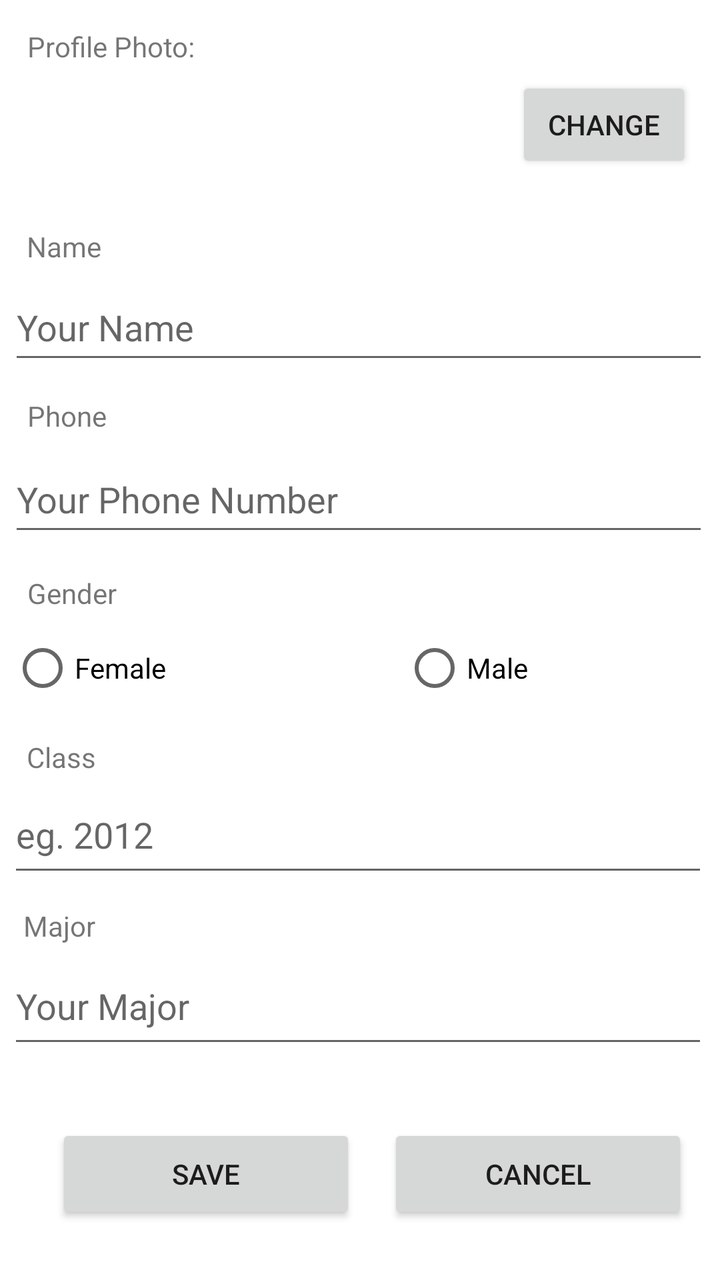
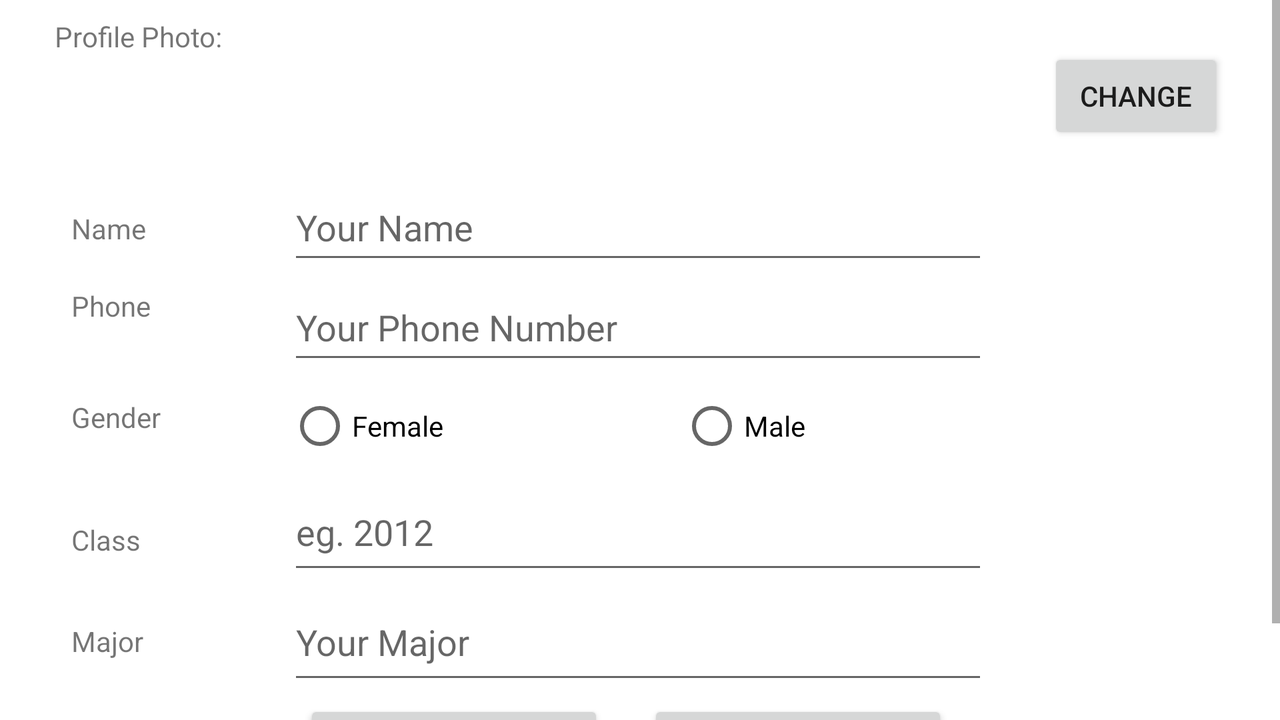

First picture: res/layout/ on a phone held upright. Second picture: the repository's own variant of that layout, on a device whose configuration matches the variant's folder. Source for both follows.
<!-- AndroidManifest.xml: application theme Theme.myruns5 -->
<!-- res/layout/activity_user_profile.xml -->
<?xml version="1.0" encoding="utf-8"?>
<androidx.constraintlayout.widget.ConstraintLayout xmlns:android="http://schemas.android.com/apk/res/android"
    xmlns:app="http://schemas.android.com/apk/res-auto"
    xmlns:tools="http://schemas.android.com/tools"
    android:layout_width="match_parent"
    android:layout_height="match_parent"
    tools:context=".UserProfileActivity">

    <ImageView
        android:id="@+id/profileImgView"
        android:layout_width="73dp"
        android:layout_height="73dp"
        app:layout_constraintBottom_toBottomOf="parent"
        app:layout_constraintEnd_toEndOf="parent"
        app:layout_constraintHorizontal_bias="0.487"
        app:layout_constraintStart_toStartOf="parent"
        app:layout_constraintTop_toTopOf="parent"
        app:layout_constraintVertical_bias="0.053" />

    <TextView
        android:id="@+id/profilePhotoTextView"
        android:layout_width="wrap_content"
        android:layout_height="wrap_content"
        android:text="@string/profile_photo"
        app:layout_constraintBottom_toBottomOf="parent"
        app:layout_constraintEnd_toEndOf="parent"
        app:layout_constraintHorizontal_bias="0.049"
        app:layout_constraintStart_toStartOf="parent"
        app:layout_constraintTop_toTopOf="parent"
        app:layout_constraintVertical_bias="0.022" />

    <TextView
        android:id="@+id/nameTextView"
        android:layout_width="67dp"
        android:layout_height="19dp"
        android:text="@string/name_text_view"
        app:layout_constraintBottom_toBottomOf="parent"
        app:layout_constraintEnd_toEndOf="parent"
        app:layout_constraintHorizontal_bias="0.046"
        app:layout_constraintStart_toStartOf="parent"
        app:layout_constraintTop_toTopOf="parent"
        app:layout_constraintVertical_bias="0.183" />

    <TextView
        android:id="@+id/phoneTextView"
        android:layout_width="65dp"
        android:layout_height="18dp"
        android:text="@string/phone"
        app:layout_constraintBottom_toBottomOf="parent"
        app:layout_constraintEnd_toEndOf="parent"
        app:layout_constraintHorizontal_bias="0.046"
        app:layout_constraintStart_toStartOf="parent"
        app:layout_constraintTop_toTopOf="parent"
        app:layout_constraintVertical_bias="0.319" />

    <TextView
        android:id="@+id/genderTextView"
        android:layout_width="wrap_content"
        android:layout_height="wrap_content"
        android:text="@string/gender"
        app:layout_constraintBottom_toBottomOf="parent"
        app:layout_constraintEnd_toEndOf="parent"
        app:layout_constraintHorizontal_bias="0.043"
        app:layout_constraintStart_toStartOf="parent"
        app:layout_constraintTop_toTopOf="parent"
        app:layout_constraintVertical_bias="0.462" />

    <TextView
        android:id="@+id/classTextView"
        android:layout_width="67dp"
        android:layout_height="19dp"
        android:text="@string/class_text"
        app:layout_constraintBottom_toBottomOf="parent"
        app:layout_constraintEnd_toEndOf="parent"
        app:layout_constraintHorizontal_bias="0.046"
        app:layout_constraintStart_toStartOf="parent"
        app:layout_constraintTop_toTopOf="parent"
        app:layout_constraintVertical_bias="0.594" />

    <TextView
        android:id="@+id/majorTextView"
        android:layout_width="65dp"
        android:layout_height="18dp"
        android:text="@string/major"
        app:layout_constraintBottom_toBottomOf="parent"
        app:layout_constraintEnd_toEndOf="parent"
        app:layout_constraintHorizontal_bias="0.04"
        app:layout_constraintStart_toStartOf="parent"
        app:layout_constraintTop_toTopOf="parent"
        app:layout_constraintVertical_bias="0.729" />

    <EditText
        android:id="@+id/nameEditText"
        android:layout_width="350dp"
        android:layout_height="50dp"
        android:ems="10"
        android:hint="@string/your_name"
        android:inputType="textPersonName"
        app:layout_constraintBottom_toBottomOf="parent"
        app:layout_constraintEnd_toEndOf="parent"
        app:layout_constraintHorizontal_bias="0.444"
        app:layout_constraintStart_toStartOf="parent"
        app:layout_constraintTop_toTopOf="parent"
        app:layout_constraintVertical_bias="0.232" />

    <EditText
        android:id="@+id/phoneEditText"
        android:layout_width="350dp"
        android:layout_height="50dp"
        android:ems="10"
        android:hint="@string/your_phone_number"
        android:inputType="number"
        app:layout_constraintBottom_toBottomOf="parent"
        app:layout_constraintEnd_toEndOf="parent"
        app:layout_constraintHorizontal_bias="0.444"
        app:layout_constraintStart_toStartOf="parent"
        app:layout_constraintTop_toTopOf="parent"
        app:layout_constraintVertical_bias="0.378" />

    <EditText
        android:id="@+id/classEditText"
        android:layout_width="350dp"
        android:layout_height="55dp"
        android:ems="10"
        android:hint="eg. 2012"
        android:inputType="number"
        app:layout_constraintBottom_toBottomOf="parent"
        app:layout_constraintEnd_toEndOf="parent"
        app:layout_constraintHorizontal_bias="0.388"
        app:layout_constraintStart_toStartOf="parent"
        app:layout_constraintTop_toTopOf="parent"
        app:layout_constraintVertical_bias="0.664" />

    <EditText
        android:id="@+id/majorEditText"
        android:layout_width="350dp"
        android:layout_height="55dp"
        android:ems="10"
        android:hint="Your Major"
        app:layout_constraintBottom_toBottomOf="parent"
        app:layout_constraintEnd_toEndOf="parent"
        app:layout_constraintHorizontal_bias="0.388"
        app:layout_constraintStart_toStartOf="parent"
        app:layout_constraintTop_toTopOf="parent"
        app:layout_constraintVertical_bias="0.81" />

    <RadioGroup
        android:id="@+id/radioGroup2"
        android:layout_width="350dp"
        android:layout_height="50dp"
        android:orientation="horizontal"
        app:layout_constraintBottom_toBottomOf="parent"
        app:layout_constraintEnd_toEndOf="parent"
        app:layout_constraintHorizontal_bias="0.518"
        app:layout_constraintStart_toStartOf="parent"
        app:layout_constraintTop_toTopOf="parent"
        app:layout_constraintVertical_bias="0.522">

        <RadioButton
            android:id="@+id/femaleButton"
            android:layout_width="196dp"
            android:layout_height="52dp"
            android:checked="false"
            android:text="@string/female"
            app:layout_constraintBottom_toBottomOf="parent"
            app:layout_constraintEnd_toEndOf="parent"
            app:layout_constraintHorizontal_bias="0.049"
            app:layout_constraintStart_toStartOf="parent"
            app:layout_constraintTop_toTopOf="parent"
            app:layout_constraintVertical_bias="0.545" />

        <RadioButton
            android:id="@+id/maleButton"
            android:layout_width="188dp"
            android:layout_height="52dp"
            android:text="@string/male"
            app:layout_constraintBottom_toBottomOf="parent"
            app:layout_constraintEnd_toEndOf="parent"
            app:layout_constraintHorizontal_bias="0.729"
            app:layout_constraintStart_toStartOf="parent"
            app:layout_constraintTop_toTopOf="parent"
            app:layout_constraintVertical_bias="0.547" />

    </RadioGroup>

    <Button
        android:id="@+id/changeButton"
        android:layout_width="wrap_content"
        android:layout_height="wrap_content"
        android:text="@string/change_button"
        android:onClick="onChangeButtonClick"
        app:layout_constraintBottom_toBottomOf="parent"
        app:layout_constraintEnd_toEndOf="parent"
        app:layout_constraintHorizontal_bias="0.949"
        app:layout_constraintStart_toStartOf="parent"
        app:layout_constraintTop_toTopOf="parent"
        app:layout_constraintVertical_bias="0.065" />

    <Button
        android:id="@+id/saveButton"
        android:layout_width="150dp"
        android:layout_height="50dp"
        android:layout_marginStart="28dp"
        android:layout_marginBottom="28dp"
        android:onClick="onSaveButtonClick"
        android:text="@string/save"
        app:layout_constraintBottom_toBottomOf="parent"
        app:layout_constraintStart_toStartOf="parent" />

    <Button
        android:id="@+id/cancelButton"
        android:layout_width="150dp"
        android:layout_height="50dp"
        android:layout_marginEnd="16dp"
        android:layout_marginBottom="28dp"
        android:onClick="onCancelButtonClick"
        android:text="@string/cancel"
        app:layout_constraintBottom_toBottomOf="parent"
        app:layout_constraintEnd_toEndOf="parent" />



</androidx.constraintlayout.widget.ConstraintLayout>
<!-- resources referenced by this layout -->
<resources>
  <string name="cancel">CANCEL</string>
  <string name="change_button">Change</string>
  <string name="class_text">Class</string>
  <string name="female">Female</string>
  <string name="gender">Gender</string>
  <string name="major">Major</string>
  <string name="male">Male</string>
  <string name="name_text_view">Name</string>
  <string name="phone">Phone</string>
  <string name="profile_photo">Profile Photo:</string>
  <string name="save">SAVE</string>
  <string name="your_name">Your Name</string>
  <string name="your_phone_number">Your Phone Number</string>
  <style name="Theme.myruns5" parent="Theme.MaterialComponents.DayNight.DarkActionBar">
          
          <item name="colorPrimary">@color/purple_500</item>
          <item name="colorPrimaryVariant">@color/purple_700</item>
          <item name="colorOnPrimary">@color/white</item>
          
          <item name="colorSecondary">@color/teal_200</item>
          <item name="colorSecondaryVariant">@color/teal_700</item>
          <item name="colorOnSecondary">@color/black</item>
          
          <item name="android:statusBarColor" tools:targetApi="l">?attr/colorPrimaryVariant</item>
          
      </style>
</resources>
<!-- res/layout-land/activity_user_profile.xml (the author's variant of the layout above) -->
<!-- drawn on the phone turned sideways -->
<?xml version="1.0" encoding="utf-8"?>
<ScrollView xmlns:android="http://schemas.android.com/apk/res/android"
    xmlns:app="http://schemas.android.com/apk/res-auto"
    xmlns:tools="http://schemas.android.com/tools"
    android:layout_width="match_parent"
    android:layout_height="match_parent"
    android:fillViewport="true">
    <androidx.constraintlayout.widget.ConstraintLayout
        android:layout_width="match_parent"
        android:layout_height="wrap_content"
        tools:context=".UserProfileActivity">

        <TextView
            android:id="@+id/profilePhotoTextView"
            android:layout_width="wrap_content"
            android:layout_height="wrap_content"
            android:text="@string/profile_photo"
            app:layout_constraintBottom_toBottomOf="parent"
            app:layout_constraintEnd_toEndOf="parent"
            app:layout_constraintHorizontal_bias="0.049"
            app:layout_constraintStart_toStartOf="parent"
            app:layout_constraintTop_toTopOf="parent"
            app:layout_constraintVertical_bias="0.022" />

        <TextView
            android:id="@+id/nameTextView"
            android:layout_width="67dp"
            android:layout_height="19dp"
            android:text="@string/name_text_view"
            app:layout_constraintBottom_toBottomOf="parent"
            app:layout_constraintEnd_toEndOf="parent"
            app:layout_constraintHorizontal_bias="0.062"
            app:layout_constraintStart_toStartOf="parent"
            app:layout_constraintTop_toBottomOf="@+id/profilePhotoTextView"
            app:layout_constraintVertical_bias="0.208" />

        <TextView
            android:id="@+id/phoneTextView"
            android:layout_width="65dp"
            android:layout_height="18dp"
            android:text="@string/phone"
            app:layout_constraintBottom_toBottomOf="parent"
            app:layout_constraintEnd_toStartOf="@+id/phoneEditText"
            app:layout_constraintHorizontal_bias="0.0"
            app:layout_constraintStart_toStartOf="@+id/nameTextView"
            app:layout_constraintTop_toBottomOf="@+id/nameTextView"
            app:layout_constraintVertical_bias="0.072" />

        <TextView
            android:id="@+id/genderTextView"
            android:layout_width="wrap_content"
            android:layout_height="wrap_content"
            android:text="@string/gender"
            app:layout_constraintBottom_toTopOf="@+id/classTextView"
            app:layout_constraintEnd_toStartOf="@+id/radioGroup"
            app:layout_constraintHorizontal_bias="0.0"
            app:layout_constraintStart_toStartOf="@+id/phoneTextView"
            app:layout_constraintTop_toTopOf="parent"
            app:layout_constraintVertical_bias="0.825" />

        <TextView
            android:id="@+id/classTextView"
            android:layout_width="67dp"
            android:layout_height="17dp"
            android:text="@string/class_text"
            app:layout_constraintBottom_toBottomOf="parent"
            app:layout_constraintEnd_toStartOf="@+id/classEditText"
            app:layout_constraintHorizontal_bias="0.0"
            app:layout_constraintStart_toStartOf="@+id/genderTextView"
            app:layout_constraintTop_toTopOf="parent"
            app:layout_constraintVertical_bias="0.652" />

        <TextView
            android:id="@+id/majorTextView"
            android:layout_width="65dp"
            android:layout_height="18dp"
            android:text="@string/major"
            app:layout_constraintBottom_toBottomOf="parent"
            app:layout_constraintEnd_toStartOf="@+id/majorEditText"
            app:layout_constraintHorizontal_bias="0.0"
            app:layout_constraintStart_toStartOf="@+id/classTextView"
            app:layout_constraintTop_toTopOf="parent"
            app:layout_constraintVertical_bias="0.781" />

        <EditText
            android:id="@+id/nameEditText"
            android:layout_width="350dp"
            android:layout_height="50dp"
            android:ems="10"
            android:hint="@string/your_name"
            android:inputType="textPersonName"
            app:layout_constraintBottom_toBottomOf="parent"
            app:layout_constraintEnd_toEndOf="parent"
            app:layout_constraintHorizontal_bias="0.221"
            app:layout_constraintStart_toEndOf="@+id/nameTextView"
            app:layout_constraintTop_toTopOf="parent"
            app:layout_constraintVertical_bias="0.238" />

        <EditText
            android:id="@+id/phoneEditText"
            android:layout_width="350dp"
            android:layout_height="50dp"
            android:ems="10"
            android:hint="@string/your_phone_number"
            android:inputType="phone"
            app:layout_constraintBottom_toTopOf="@+id/radioGroup"
            app:layout_constraintEnd_toEndOf="@+id/nameEditText"
            app:layout_constraintHorizontal_bias="0.0"
            app:layout_constraintStart_toStartOf="@+id/nameEditText"
            app:layout_constraintTop_toBottomOf="@+id/nameEditText"
            app:layout_constraintVertical_bias="1.0" />

        <EditText
            android:id="@+id/classEditText"
            android:layout_width="350dp"
            android:layout_height="55dp"
            android:ems="10"
            android:hint="eg. 2012"
            android:inputType="number"
            app:layout_constraintBottom_toTopOf="@+id/majorEditText"
            app:layout_constraintEnd_toEndOf="@+id/radioGroup"
            app:layout_constraintHorizontal_bias="0.0"
            app:layout_constraintStart_toStartOf="@+id/radioGroup"
            app:layout_constraintTop_toTopOf="parent"
            app:layout_constraintVertical_bias="1.0" />

        <EditText
            android:id="@+id/majorEditText"
            android:layout_width="350dp"
            android:layout_height="55dp"
            android:ems="10"
            android:hint="Your Major"
            android:inputType="text"
            app:layout_constraintBottom_toBottomOf="parent"
            app:layout_constraintEnd_toEndOf="@+id/classEditText"
            app:layout_constraintHorizontal_bias="1.0"
            app:layout_constraintStart_toStartOf="@+id/classEditText"
            app:layout_constraintTop_toTopOf="parent"
            app:layout_constraintVertical_bias="0.809" />

        <RadioGroup
            android:id="@+id/radioGroup"
            android:layout_width="350dp"
            android:layout_height="50dp"
            android:orientation="horizontal"
            app:layout_constraintBottom_toTopOf="@+id/classEditText"
            app:layout_constraintEnd_toEndOf="@+id/phoneEditText"
            app:layout_constraintHorizontal_bias="0.0"
            app:layout_constraintStart_toStartOf="@+id/phoneEditText"
            app:layout_constraintTop_toTopOf="parent"
            app:layout_constraintVertical_bias="1.0">

            <RadioButton
                android:id="@+id/femaleButton"
                android:layout_width="196dp"
                android:layout_height="52dp"
                android:checked="false"
                android:text="@string/female" />

            <RadioButton
                android:id="@+id/maleButton"
                android:layout_width="152dp"
                android:layout_height="52dp"
                android:text="@string/male" />
        </RadioGroup>

        <Button
            android:id="@+id/changeButton"
            android:layout_width="wrap_content"
            android:layout_height="wrap_content"
            android:text="@string/change_button"
            android:onClick="onChangeButtonClick"
            app:layout_constraintBottom_toBottomOf="parent"
            app:layout_constraintEnd_toEndOf="parent"
            app:layout_constraintHorizontal_bias="0.949"
            app:layout_constraintStart_toStartOf="parent"
            app:layout_constraintTop_toTopOf="parent"
            app:layout_constraintVertical_bias="0.065" />

        <Button
            android:id="@+id/saveButton"
            android:layout_width="150dp"
            android:layout_height="50dp"
            android:layout_marginBottom="16dp"
            android:onClick="onSaveButtonClick"
            android:text="@string/save"
            app:layout_constraintBottom_toBottomOf="parent"
            app:layout_constraintEnd_toStartOf="@+id/cancelButton"
            app:layout_constraintHorizontal_bias="0.266"
            app:layout_constraintStart_toStartOf="@+id/majorEditText" />

        <Button
            android:id="@+id/cancelButton"
            android:layout_width="150dp"
            android:layout_height="50dp"
            android:layout_marginEnd="20dp"
            android:layout_marginBottom="16dp"
            android:onClick="onCancelButtonClick"
            android:text="@string/cancel"
            app:layout_constraintBottom_toBottomOf="parent"
            app:layout_constraintEnd_toEndOf="@+id/majorEditText" />

        <ImageView
            android:id="@+id/profileImgView"
            android:layout_width="72dp"
            android:layout_height="73dp"
            app:layout_constraintBottom_toBottomOf="parent"
            app:layout_constraintEnd_toEndOf="parent"
            app:layout_constraintHorizontal_bias="0.257"
            app:layout_constraintStart_toStartOf="parent"
            app:layout_constraintTop_toTopOf="parent"
            app:layout_constraintVertical_bias="0.026" />


    </androidx.constraintlayout.widget.ConstraintLayout>

</ScrollView>
